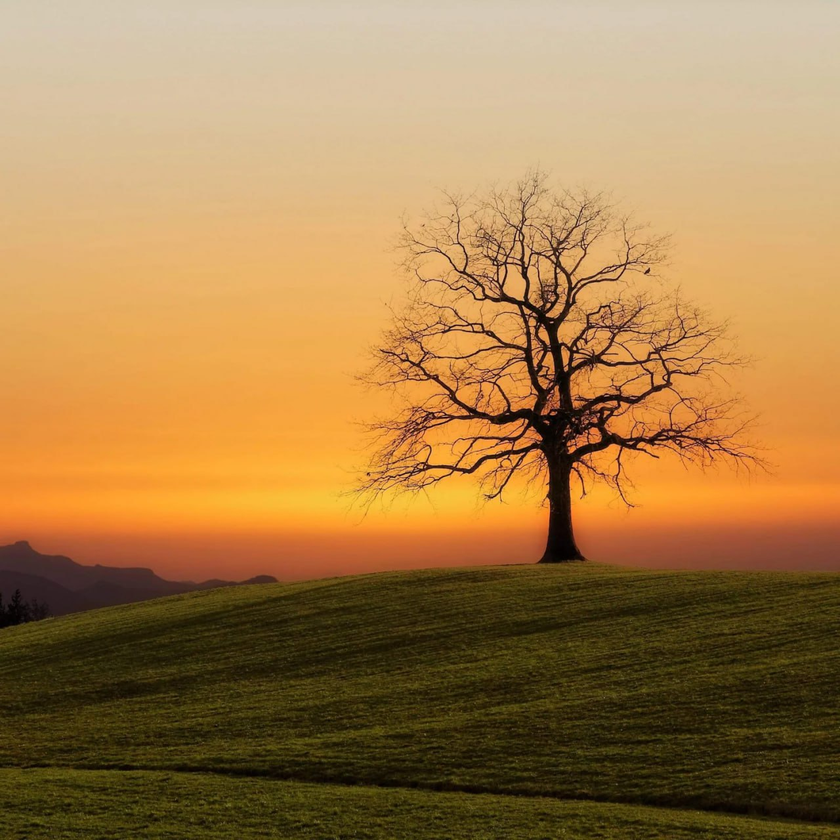
#> input picture img.png, 840 x 840 px, shrunk from 1280 x 1280 before the run
$ jupyter execute 230363.ipynb
#> lines starting #> are read from the running program, lines starting #| are printed output that depends on the picture; after the words box and inside, x2 and y2 are one past the last pixel; in counts of white or black regions, pixels touching at a corner belong together
# Digital Image Processing — Student Assignment Notebook
**Student name:** Joraboev Abror
**Student ID:** 230363

[cell 1]
import numpy as np
import matplotlib.pyplot as plt

def clip_uint8(x):
    return np.clip(x, 0, 255).astype(np.uint8)

[cell 2]
import matplotlib.pyplot as plt

def show_side_by_side(img1, img2, title1="Image 1", title2="Image 2", cmap1=None, cmap2=None):
    plt.figure(figsize=(10,4))

    plt.subplot(1,2,1)
    plt.imshow(img1, cmap=cmap1)
    plt.title(title1)
    plt.axis("off")

    plt.subplot(1,2,2)
    plt.imshow(img2, cmap=cmap2)
    plt.title(title2)
    plt.axis("off")

    plt.tight_layout()
    plt.show()

[cell 3]
import cv2
import matplotlib.pyplot as plt

IMAGE_PATH = "img.png"

bgr = cv2.imread(IMAGE_PATH, cv2.IMREAD_COLOR)
#> bgr is the input picture: shape (840, 840, 3); mean B, G, R 74.3, 124.9, 163.7
if bgr is None:
    raise FileNotFoundError(f"Image not found at: {IMAGE_PATH}")

img = cv2.cvtColor(bgr, cv2.COLOR_BGR2RGB)

print("Image shape (H, W, C):", img.shape, "| dtype:", img.dtype)
#| Image shape (H, W, C): (840, 840, 3) | dtype: uint8

plt.figure(figsize=(5,5))
plt.imshow(img)
plt.title("Loaded image (RGB)")
plt.axis("off")
plt.show()

[cell 4]
h, w = img.shape[:2]
#> h = 840; w = 840
print("Top-left pixel:", img[0, 0])
#| Top-left pixel: [207 201 177]
print("Center pixel:", img[h//2, w//2])
#| Center pixel: [215 134  78]

[cell 5]
import cv2

out_path = "output_saved.png"

# RGB -> BGR for OpenCV saving
bgr = cv2.cvtColor(img, cv2.COLOR_RGB2BGR)
cv2.imwrite(out_path, bgr)

reloaded_bgr = cv2.imread(out_path, cv2.IMREAD_COLOR)
reloaded_rgb = cv2.cvtColor(reloaded_bgr, cv2.COLOR_BGR2RGB)

print("Reloaded shape:", reloaded_rgb.shape, "| dtype:", reloaded_rgb.dtype)
#| Reloaded shape: (840, 840, 3) | dtype: uint8
show_side_by_side(img, reloaded_rgb, "Original", "Reloaded")

[cell 6]
gray = cv2.cvtColor(img, cv2.COLOR_RGB2GRAY)
show_side_by_side(img, gray, "RGB", "Grayscale", cmap2="gray")
print("Gray shape:", gray.shape, "| dtype:", gray.dtype)
#| Gray shape: (840, 840) | dtype: uint8

[cell 7]
th_manual = 128
_, binary_manual = cv2.threshold(gray, th_manual, 255, cv2.THRESH_BINARY)
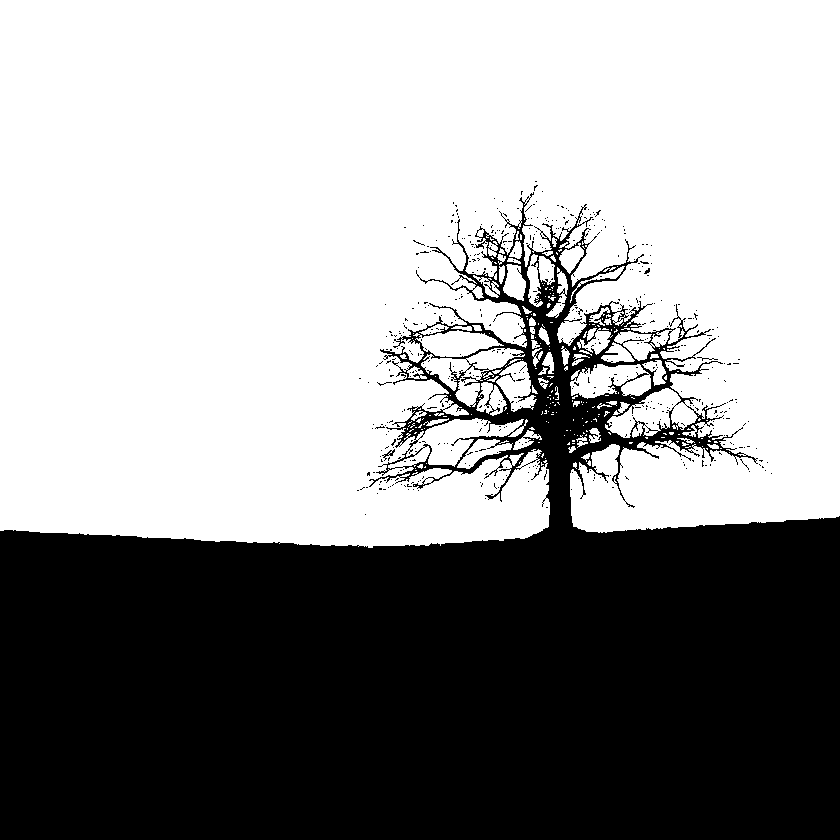
#> binary_manual: shape (840, 840); 60% white; 496 black regions (492 under 20 px), largest, box (x1, y1, x2, y2) and area: (0, 192, 840, 840) 280989, (382, 449, 395, 461) 44, (697, 357, 718, 361) 23, (644, 268, 650, 274) 20

otsu_thresh, binary_otsu = cv2.threshold(
    gray, 0, 255, cv2.THRESH_BINARY + cv2.THRESH_OTSU
)
#> binary_otsu: shape (840, 840); 61.6% white; 450 black regions (445 under 20 px), largest, box (x1, y1, x2, y2) and area: (0, 197, 840, 840) 269892, (377, 463, 395, 476) 38, (384, 450, 395, 457) 27, (658, 328, 671, 334) 22, (461, 377, 472, 381) 20
#> otsu_thresh = 115

show_side_by_side(binary_manual, binary_otsu, f"Manual (T={th_manual})", "Otsu", cmap1="gray", cmap2="gray")
print("Otsu threshold chosen by OpenCV:", otsu_thresh)
#| Otsu threshold chosen by OpenCV: 115.0

[cell 8]
h, w = img.shape[:2]
x1, y1 = int(0.25*w), int(0.25*h)
#> x1 = 210; y1 = 210
x2, y2 = int(0.75*w), int(0.75*h)
#> x2 = 630; y2 = 630

roi = img[y1:y2, x1:x2].copy()
show_side_by_side(img, roi, "Original", f"ROI x[{x1}:{x2}] y[{y1}:{y2}]")
print("ROI shape:", roi.shape)
#| ROI shape: (420, 420, 3)

[cell 9]
hsv = cv2.cvtColor(img, cv2.COLOR_RGB2HSV)
#> hsv: shape (840, 840, 3); mean H, S, V 19.3, 155.3, 163.7
H, S, V = hsv[:,:,0], hsv[:,:,1], hsv[:,:,2]
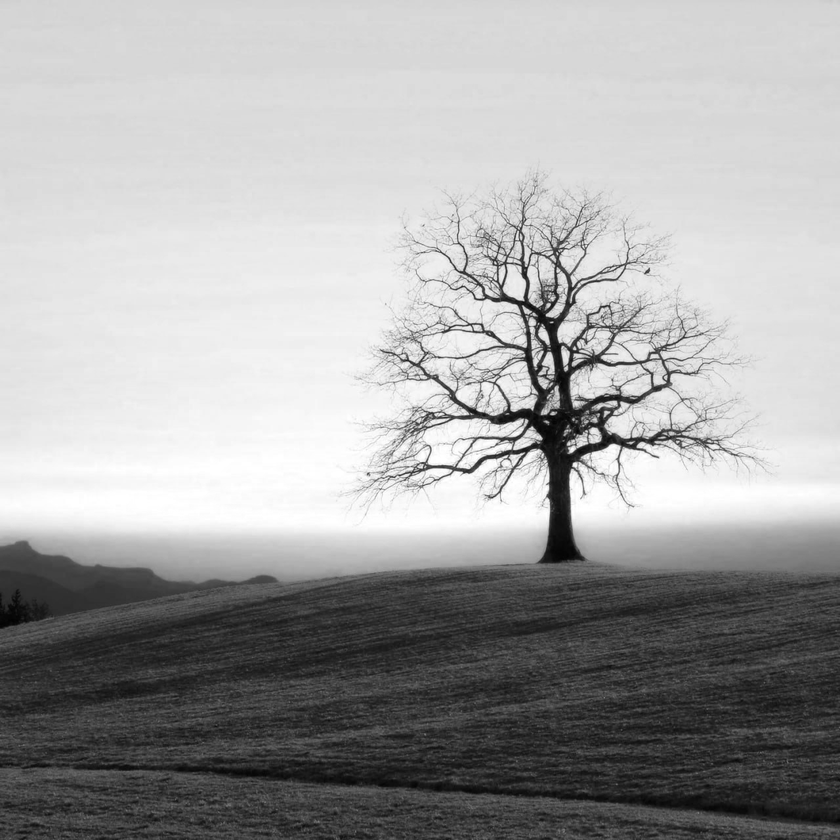
#> V: shape (840, 840); min 2, max 255, mean 163.7

plt.figure(figsize=(12,3))
for i, (ch, name) in enumerate([(H,"H"), (S,"S"), (V,"V")], start=1):
    plt.subplot(1,3,i)
    plt.imshow(ch, cmap="gray")
    plt.title(name)
    plt.axis("off")
#> this loop made 3 passes
#> name on passes 1 to 3: 'H', 'S', 'V'
plt.show()

[cell 10]
sub_val = 100
img_sub = cv2.subtract(img, sub_val)
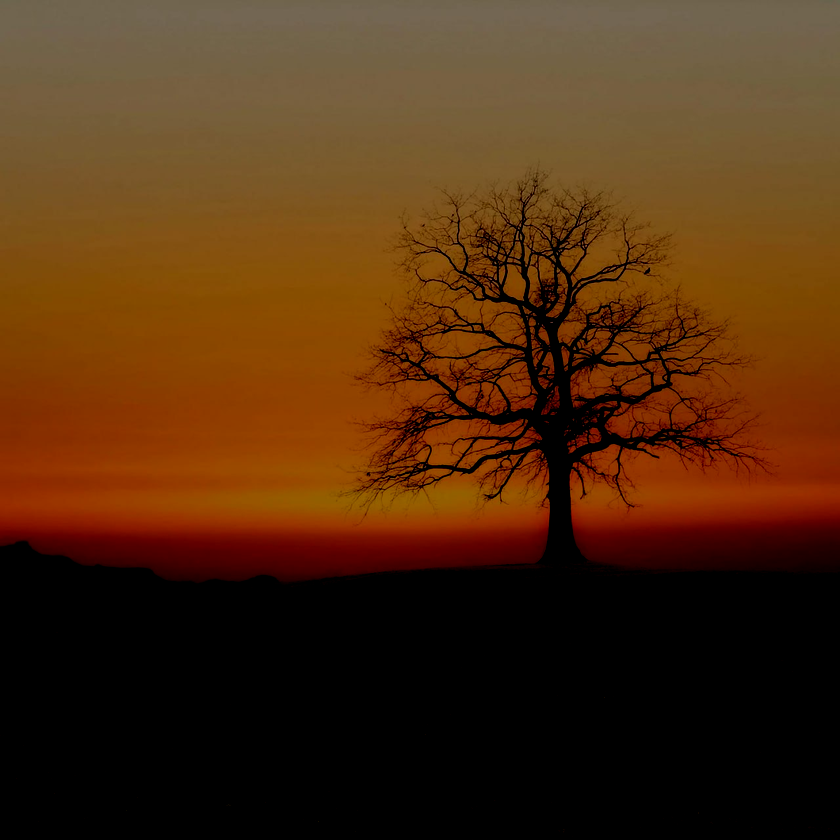
#> img_sub: shape (840, 840, 3); mean R, G, B 79.2, 45.1, 16
show_side_by_side(img, img_sub, "Original", f"Subtracted (-{sub_val})")

[cell 11]
add_val = 100
img_add = cv2.add(img, add_val)
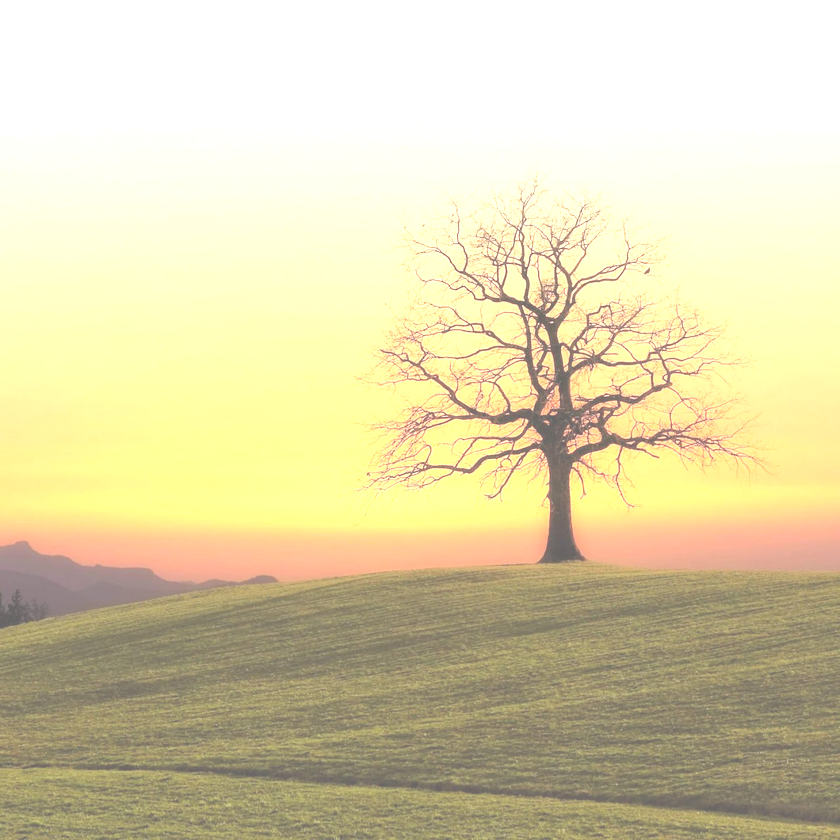
#> img_add: shape (840, 840, 3); mean R, G, B 220.2, 211.1, 172.1
show_side_by_side(img, img_add, "Original", f"Added (+{add_val})")

[cell 12]
add_val_r = 80
img_red_only_add = img.copy()
img_red_only_add[:,:,0] = cv2.add(img_red_only_add[:,:,0], add_val_r)
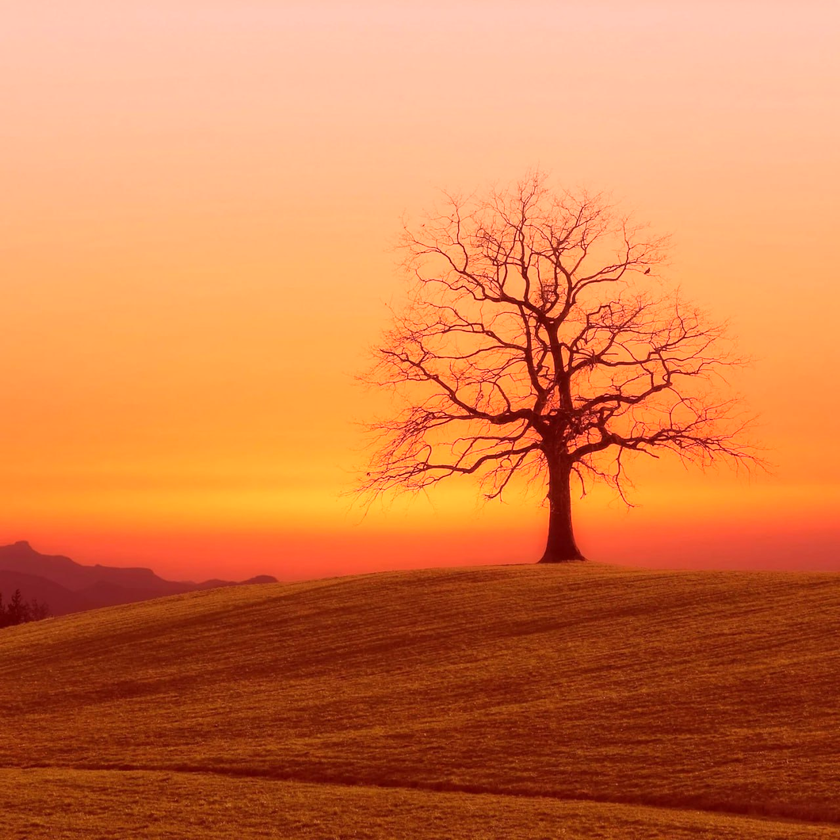
#> img_red_only_add: shape (840, 840, 3); mean R, G, B 212.7, 124.9, 74.3
show_side_by_side(img, img_red_only_add, "Original", f"Red channel added (+{add_val_r})")

[cell 13]
factor = 2.0
img_f = img.astype(np.float32)
img_mul = clip_uint8(img_f * factor)
show_side_by_side(img, img_mul, "Original", f"Multiplied (×{factor})")

[cell 14]
divisor = 2.0
img_f = img.astype(np.float32)
img_div = clip_uint8(img_f / divisor)
#> in clip_uint8 (call 2), `return np.clip(x, 0, 255).astype(np.uint8)`:
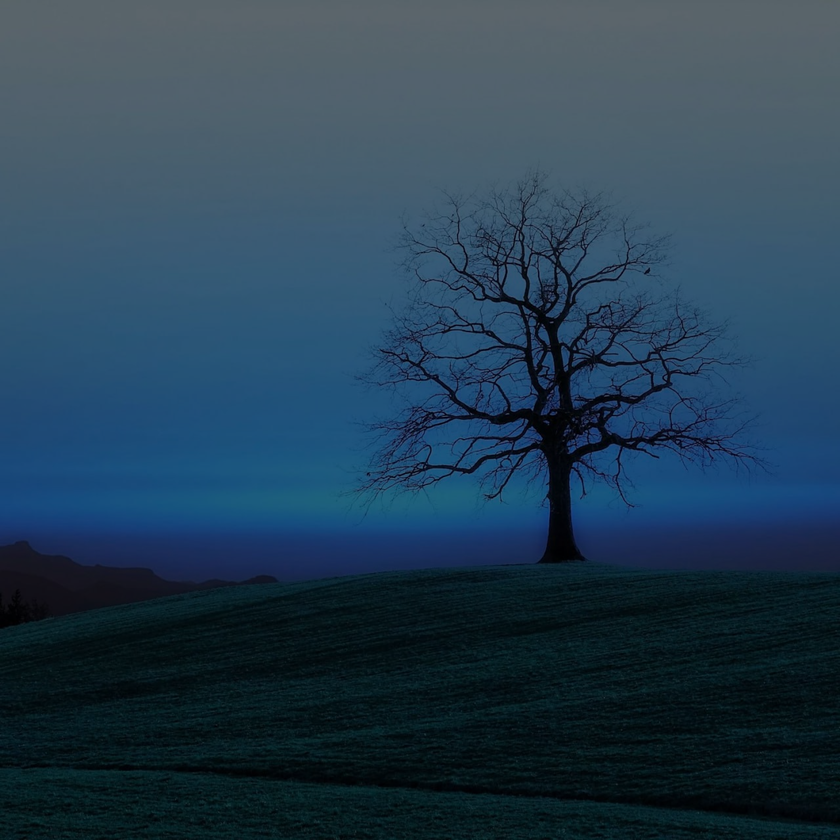
#> returned value: shape (840, 840, 3); mean of channels 0, 1, 2 81.6, 62.2, 36.9; drawn as B, G, R
show_side_by_side(img, img_div, "Original", f"Divided (÷{divisor})")
